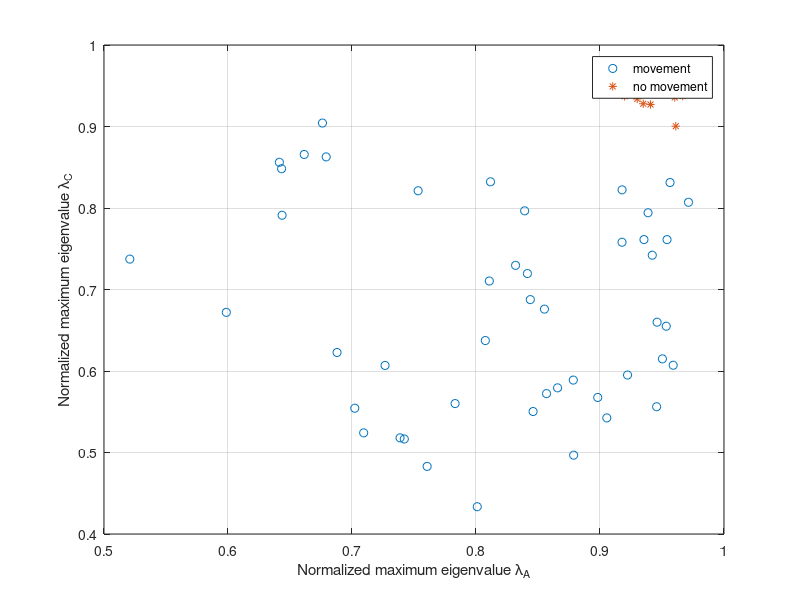
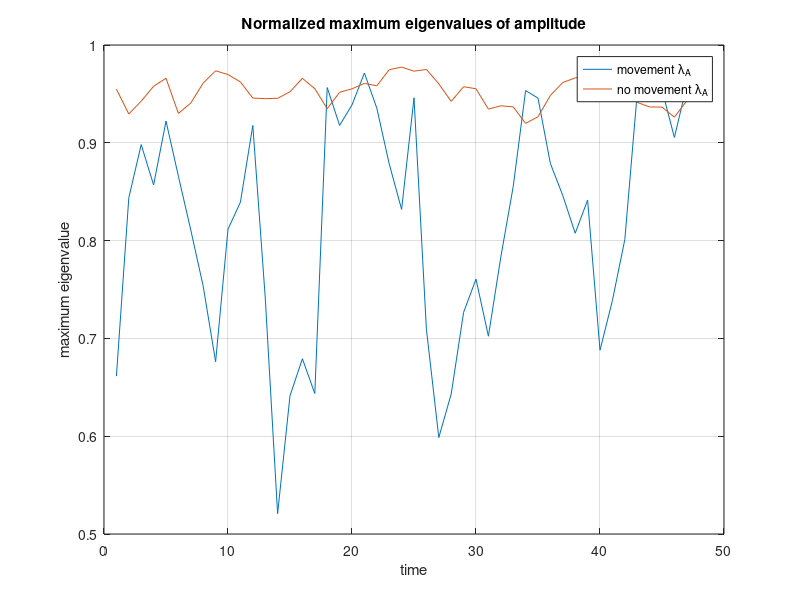
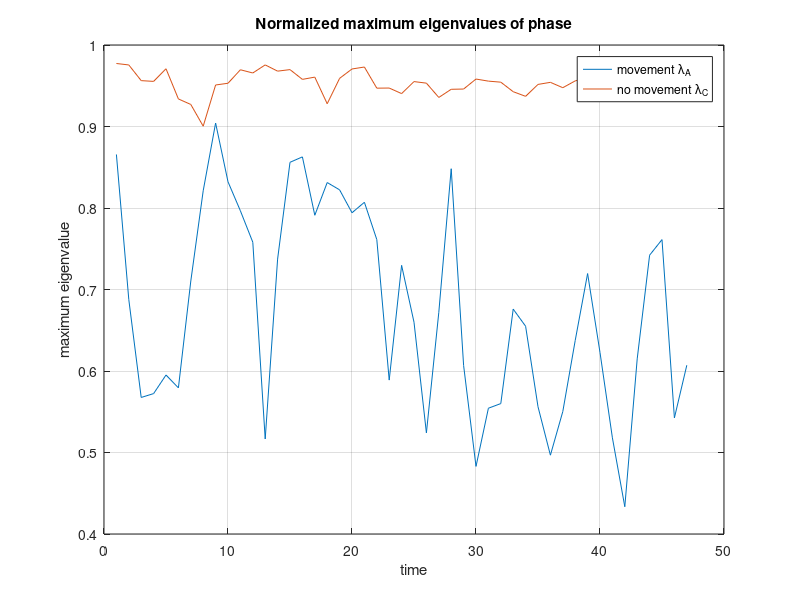

MATLAB code for these plots, in order:
clear

%load('theta.mat');  %results from sage saved in file theta.mat

N=10; %number of CSIs in each sample
N1=3; %number of samples in each time slot/window
N_tot=50;  %total number of channel measurement sample
%N_tot=size(theta,2);
group=N_tot-N1;

n=1:N_tot;
g=1:group;
H_ori=zeros(N,length(n));
H_ori_no=zeros(N,length(n));
H=zeros(N,N1,group);
A=zeros(N1,N1,group-1);
C=zeros(N1,N1,group-1);
A_no=zeros(N1,N1,group-1);
C_no=zeros(N1,N1,group-1);
lamda_a=zeros(1,group);
diff=zeros(10,10);
near=zeros(10,2);
Rc=zeros(5,group);

%%generate unrelated matrixs to simulate huamn movements
for ii=1:N_tot
    if ii==1
        for j=1:10
            H_ori(j,1)=(2/j)*rand+i*rand;  %generate the first group of CSI of 10 paths
        end
%if the difference of amplitudes of two received signals from two paths
%is less than 0.2, we reagrd these two path are so near that the change in
%one path wil have an impact on the other one
        k=1;
        for j=1:10
            for jj=1:10
                diff(j,jj)= abs(H_ori(j)-H_ori(jj));
                if j>=jj
                diff(j,jj)=0;
                end
                if diff(j,jj)>0 && diff(j,jj)<=0.2
                    near(k,:)=[j jj];
                    k=k+1;
                end
            end
        end
%with huamn activities, randomly chooseing three or four paths to change the rest keep unchanged
%maybe one more path will also be affected because of interference or
%Doppler effect
    else
        r=rand;
        if r>=0.5
            R=randperm(10,4); 
            kk=0;
                for i1=1:2
                    for j1=1:10
                        if kk==0
                            if any (R==near(j1,i1))
                                kk=1;
                                if i1==1
                                    R(5)=near(j1,2);
                                else
                                    R(5)=near(j1,1);  
                                end
                            end
                        end
                    end
                end
                if kk==0
                    R(5)=0;
                end
                Rc(:,ii-1)=R';
            for j=1:10
                if any(R==j)
                    H_ori(j,ii)=(2/j)*rand+i*rand;         
                else
                    H_ori(j,ii)=H_ori(j,ii-1)+abs(randn/10);
                end
            end
        else
            R=randperm(10,3);
            kk=0;
            for i1=1:2
                for j1=1:10
                    if kk==0
                        if any (R==near(j1,i1))
                            kk=1;
                            if i1==1
                                R(4)=near(j1,2);
                            else
                                R(4)=near(j1,1);   %to find if there is one more path being affected or not, due to Doppler
                            end
                        end
                    end
                end
            end
            R(5)=0;
            Rc(:,ii-1)=R';   %the number of path changed each time
            for j=1:10
                if any(R==j)
                    H_ori(j,ii)=(2/j)*rand+i*rand;  %the paths change
                else
                    H_ori(j,ii)=H_ori(j,ii-1)+randn/10;  %the path 
                end
            end
        end
    end
end

%H_ori=theta;  %copy the SAGE result to H

for i=1:group
    m=i;
    for j=1:N1
    H(:,j,i)=H_ori(:,m);  %put N1 samples in each time slot
    m=m+1;
    end
end

%calculate the correlation matrix A and C for amplitudes and phase of the CSI measurements
for ii=1:group
    for i=1:N1
        for j=1:N1
                temp=corrcoef(real(H(:,i,ii)),real(H(:,j,ii)));
                A(i,j,ii)=temp(1,2);
                temp=corrcoef(imag(H(:,i,ii)),imag(H(:,j,ii)));  
                C(i,j,ii)=temp(1,2);            
        end
    end
end

%extract the max eigenvlaue of matrix A and C from the normalized eigenvextors
for i=1:group
    [eigvec_a(:,:,i),val_a(:,:,i)]=eig(A(:,:,i));
    [eigvec_c(:,:,i),val_c(:,:,i)]=eig(C(:,:,i));
    temp_a=A(:,:,i)*eigvec_a(:,:,i)/N1;
    lamda_a(i)=max(temp_a(1,:)./eigvec_a(1,:,i));
    temp_c=C(:,:,i)*eigvec_c(:,:,i)/N1;
    lamda_c(i)=max(temp_c(1,:)./eigvec_c(1,:,i));
end

%%generate related matrixs to simulate no huamn movements
clear i
for ii=1:N_tot
    if ii==1
        for j=1:10
        H_ori_no(j,1)=(2/j)*rand+i*rand; %generate the first group of CSI of 10 paths
        end
    else
        for j=1:10
        H_ori_no(j,ii)=H_ori_no(j,1)+randn/10+i*(randn/10);
        end
    end
end

for i=1:group
    m=i;
    for j=1:N1
    H_no(:,j,i)=H_ori_no(:,m);  %put N1 samples in each time slot
    m=m+1;
    end
end

%calculate the correlation matrix A and C for amplitudes and phase of the CSI measurements
for ii=1:group
    for i=1:N1
        for j=1:N1
                tem=corrcoef(real(H_no(:,i,ii)),real(H_no(:,j,ii)));
                A_no(i,j,ii)=tem(1,2);
                tem=corrcoef(imag(H_no(:,i,ii)),imag(H_no(:,j,ii)));  
                C_no(i,j,ii)=tem(1,2);            
        end
    end
end

%extract the max eigenvlaue of matrix A and C from the normalized eigenvextors
for i=1:group
    [eigvec_a_no(:,:,i),val_a_no(:,:,i)]=eig(A_no(:,:,i));
    [eigvec_c_no(:,:,i),val_c_no(:,:,i)]=eig(C_no(:,:,i));
    tem_a=A_no(:,:,i)*eigvec_a_no(:,:,i)/N1;
    lamda_a_no(i)=max(tem_a(1,:)./eigvec_a_no(1,:,i));
    tem_c=C_no(:,:,i)*eigvec_c_no(:,:,i)/N1;
    lamda_c_no(i)=max(tem_c(1,:)./eigvec_c_no(1,:,i));
end


figure;
plot(lamda_a,lamda_c,'o');
xlabel('Normalized maximum eigenvalue \lambda_{A}');
ylabel('Normalized maximum eigenvalue \lambda_{C}');
grid on
hold on
plot(lamda_a_no,lamda_c_no,'*');
legend('movement','no movement');

figure;
plot(g,lamda_a);
hold on;
plot(g,lamda_a_no);
legend('movement \lambda_{A}','no movement \lambda_{A}');
xlabel('time');
ylabel('maximum eigenvalue');
title('Normalized maximum eigenvalues of amplitude');
grid on

figure;
plot(g,lamda_c);
hold on;
plot(g,lamda_c_no);
legend('movement \lambda_{A}','no movement \lambda_{C}');
xlabel('time');
ylabel('maximum eigenvalue');
title('Normalized maximum eigenvalues of phase');
grid on
